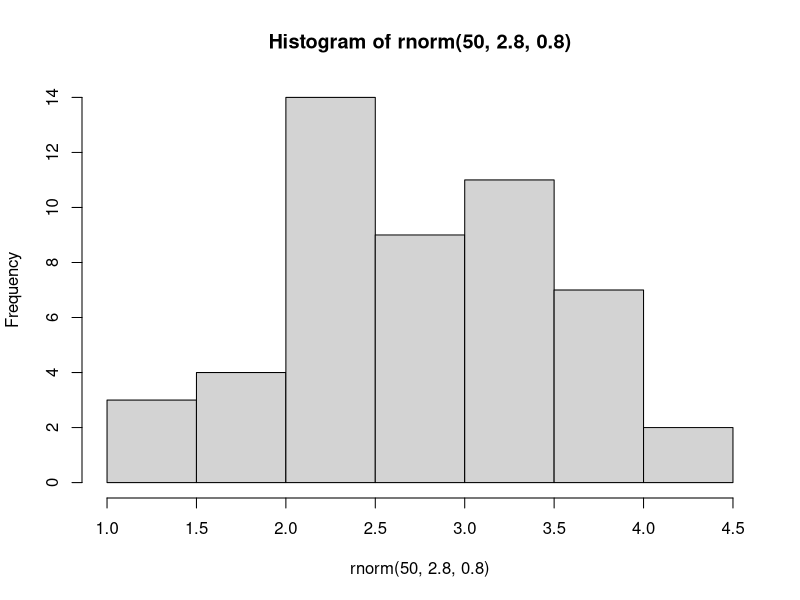
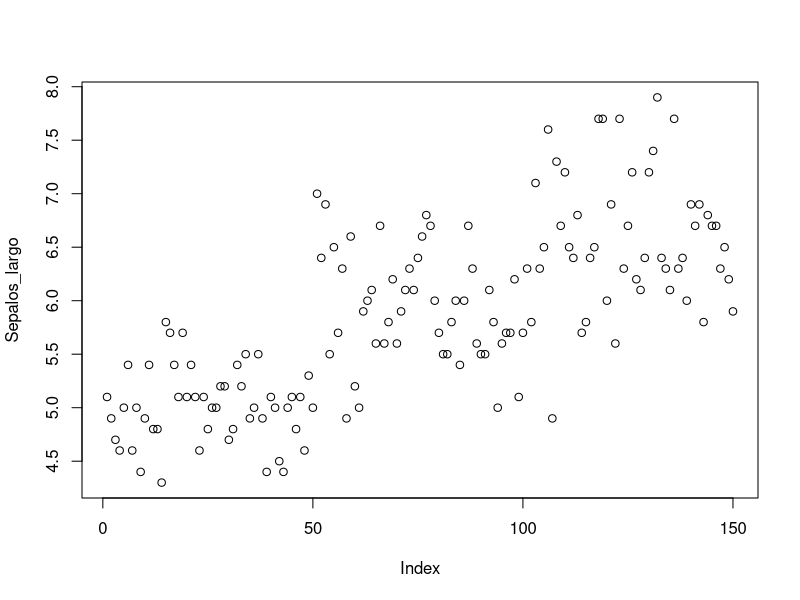
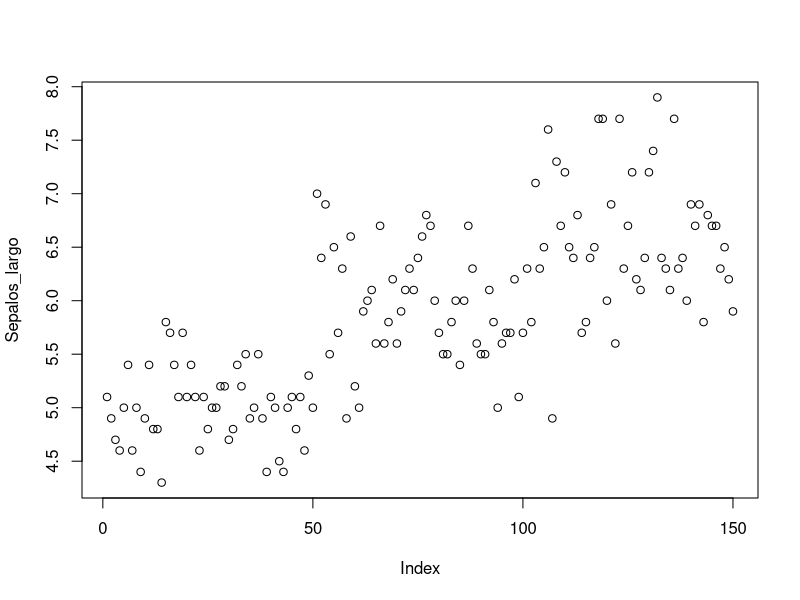
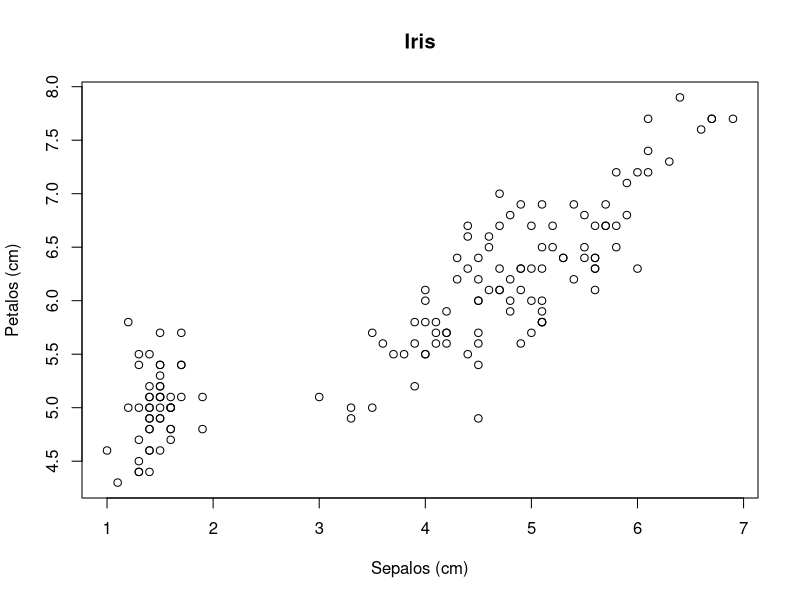
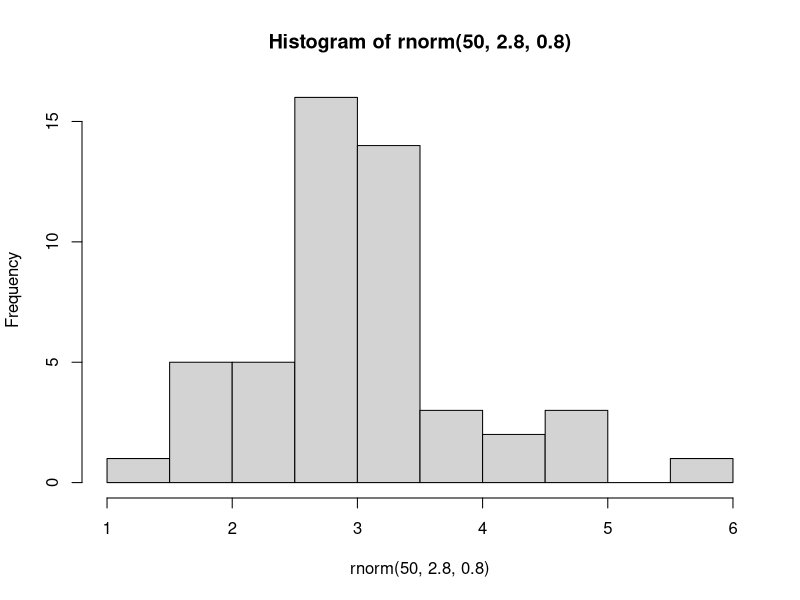
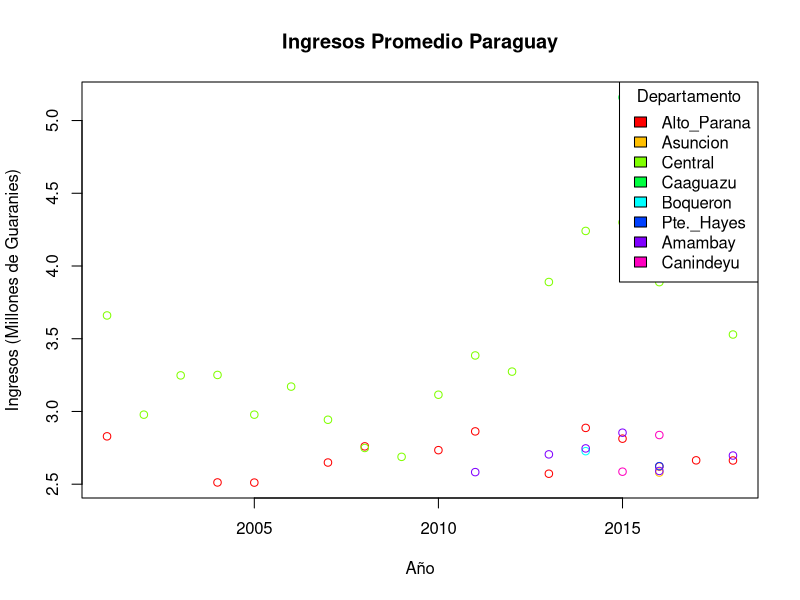

Reproduce these figures in R, in order.
## ---- chunk 1

###### Directorios de trabajo
setwd("~/Documents/GitHub/Intro_R_2023")  #Mac
getwd() #Donde estamos trabajando?

# Comentarios
# comentario

## ---- chunk 2

#install.packages("tidyverse")
#install.packages("dplyr")
library(tidyverse)
library(dplyr) 
#update.packages() #actualiza todos los paquetes que tengas instalados

## ---- chunk 3
?print()
?lm #Busqueda Simple
??lm #Busqueda Amplia 
## ---- chunk 4
variable <- 42
variable
## ---- chunk 5
a <- 10
b <- 3
suma <- a + b
resta <- a - b
multiplicacion <- a * b
division <- a / b

print(suma)
division
## ---- chunk 6
x <- 5
y <- 10
resultado <- x > y
print(resultado)
## ---- chunk 7
condicion1 <- TRUE
condicion2 <- FALSE
resultado <- condicion1 & condicion2
print(resultado)
## ---- chunk 8

## Recuerda que R es un lenguaje sensible a mayúsculas y minúsculas
(10 + 2) * 5
x <- (10 + 2) * 5  # <- es equivalente a =
x <- NA
x <- c(8,9,10,12,14,10,13,10,9)

print(x)

## ---- chunk 9
# Ejemplos de vectores
numeric_vector <- c(1.5, 2.3, 4.0)
entero_vector <- c(1, 2, 3)
logico_vector <- c(TRUE, FALSE, TRUE)
caracteres_vector <- c("uno", "dos", "tres")

## ---- chunk 10
peso <- c(60, 72, 57, 90, 95, 72) 
altura <- c(1.75, 1.80, 1.65, 1.90, 1.74, 1.91)
imc <- peso/altura^2

print(imc)
## ---- chunk 11
X <- matrix(c(1, 2, 3, 11, 12, 13), nrow=2, ncol=3, byrow=TRUE, 
            dimnames=list(c("fila1", "fila2"), c("C.1", "C.2", "C.3")))

X

X <- matrix(c(10, 10, 10, 10, 10, 10), nrow=2, ncol=3, byrow=TRUE, 
            dimnames=list(c("fila1", "fila2"), c("C.1", "C.2", "C.3")))

## ---- chunk 12
rownames(X) #nombre de filas
colnames(X) #nombre de columnas
nrow(X) #Numero de filas
ncol(X) #numero de columnas
dim(X) #dimensiones
t(X) #trasponer
## ---- chunk 13
C.4 <- c(100, 1000) #crear vector para 4ta columna 
X1 <- cbind(X, C.4) #Agregar 4ta columna a X
fila3 <- c(10, 100, 1000) #crear fila 3
X2 <- rbind(X, fila3) #agregar fila 3 a X

X2
## ---- chunk 14
#Donde se fue la Columna 4 (C.4)?
X2 <- rbind(X, fila3) #agregar fila 3 a X
fila3 <- c(10, 100, 1000, 10000) #crear fila 3
X3 <- rbind(X1, fila3) #agregar fila 3 a X

X3
## ---- chunk 15
## Lista (grupos de cualquier tipo de objeto R)

lista_ejemplo <- list(numeric_vector, entero_vector, logico_vector, caracteres_vector)


lista_ejemplo
lista_ejemplo[[4]]

## ---- chunk 16
# Ejemplo de data frame
data_frame_ejemplo <- data.frame(
  Nombre = c("Juan", "Maria", "Carlos"),
  Edad = c(25, 30, 22),
  Casado = c(FALSE, TRUE, FALSE)
)
data_frame_ejemplo
## ---- chunk 17

## Marco de datos (Data Frame)
data <- data.frame(alpha=1:3, 
                   beta=4:6, gamma=7:9)
names(data)[3] <- "tres"
data$tres <- NULL

# Reordenar marco de datos
data <- data.frame(id=1:3, peso=c(50, 90, 75), 
                   tamaño=c("pequeño", "grande", "mediano"))
data[c(1, 3, 2)]
data[c("tamaño", "id", "peso")]

## ---- chunk 18
x <- factor(c("alpha", "beta", "gamma", "alpha", "beta"))
levels(x) #Distintos Valores unicos que puede tomar un factor
levels(x)[levels(x)=="beta"] <- "dos" #cambiamos beta por dos
levels(x)[3] <- "tres"  #cambiamos el tercer nivel por tres
levels(x) <- c("uno", "dos", "tres") #cambiamos todos los niveles por el vector
## ---- chunk 19
# Convertir objetos
data <- as.matrix(data) #Para convertir en Matriz

data
## ---- chunk 20
# Convertir objetos
data

data_1 <- as.numeric(data) 
#Para convertir en Matriz

data_1 
#Que paso con nuestros datos? 

## ---- chunk 21
# Convertir objetos

typeof(data)

data[,3] <- c(1,3,2)

data

# Convertir toda la matriz a tipo numérico
data_numeric <- as.numeric(data)

# Remodelar la matriz a sus dimensiones originales
dim(data_numeric) <- dim(data)

data_numeric
## ---- chunk 22
x <- 1:20 #Creamos un Objeto
x[3] <- 100 #introducir 100 en el lugar 3

x

x[c(2, 4)] <- 111 #Introcir 111 en el lugar 2 y 4

x

#Que tipo de objeto es x?
## ---- chunk 23
iris
## ---- chunk 24
head(iris[3]) #columna 3
head(iris[c(1, 2)])
head(iris[1,]) #Numero de fila
head(iris[,4])#Datos en Columna 4
head(iris[15,3])  #Numero de fila y columna
## ---- chunk 25
Sepalos_largo <- iris$Sepal.Length #en cm
Petalos_largo <- iris$Petal.Length #en cm

#Selleccionar vectores
Sepalos_largo > 6
Sepalos_largo[Sepalos_largo > 6]

## ---- chunk 26
Petalos_largo[Petalos_largo > 5]
Petalos_largo[Sepalos_largo > 6 & Petalos_largo > 6]
Petalos_largo[Sepalos_largo > 6 & Petalos_largo > 6]
## ---- chunk 27
1:10
seq(from=1, to=10, by=1)
seq(1, 10, 1)
seq(length=9, from=1, to=5)
seq(1, 3, length=7)
c(1, 2, 3, 4, 5)
rep(1, 30)
rep(1:3, 10)

## ---- chunk 28

rnorm(50,2.8,0.8) #n = observaciones, mean = media, sd = desviacion standart

#https://www.tutorialspoint.com/r/r_normal_distribution.htm
## ---- chunk 29
hist(rnorm(50,2.8,0.8))
## ---- chunk 30

plot(Sepalos_largo)
## ---- chunk 31

plot(Sepalos_largo, type="p")

## ---- chunk 32
plot(Sepalos_largo~Petalos_largo, main="Iris", xlab="Sepalos (cm)", ylab="Petalos (cm)")

## ---- chunk 33
hist(rnorm(50,2.8,0.8))

## ---- chunk 34
# Instalar y cargar tidyverse
#install.packages("tidyverse")
library(tidyverse)

# Crear un data frame de ejemplo
data <- data.frame(
  ID = c(1, 2, 3, 4, 5),
  Nombre = c("Juan", "María", "Carlos", "Ana", "Pedro"),
  Edad = c(25, 30, 22, 28, 35)
)

## ---- chunk 35

# Filtrar personas mayores de 25 años y seleccionar solo las columnas de ID y Nombre
resultado <- data %>%
  filter(Edad > 25) %>%
  select(ID, Nombre)

# Imprimir el resultado
print(resultado)

#https://rpubs.com/paraneda/tidyverse
## ---- chunk 36
## La separación decimal en R es . y no ,
#Datos en Millones de Guaranies
Ingreso <- read.csv("Datos/IngresoPromPoblacion_py.csv")
Ingreso <- read.table("Datos/IngresoPromPoblacion_py.csv", header=T,
                    na.strings = "4/", sep= ";", check.names = FALSE)

Ingreso
## ---- chunk 37
#Cambiar a datos largos
dato_largo <- Ingreso %>%
  gather(key = "year", value = "Cantidad", -Departamento) %>%
  mutate(year = as.integer(year))

dato_largo
## ---- chunk 38
#Limpiar Datos
# Recortar espacios en blanco en columnas
dato_largo$Departamento <- str_trim(dato_largo$Departamento) 

# Reemplzar espacios en blanco en columnas
dato_largo$Departamento <- str_replace(dato_largo$Departamento, ' ', '_') 

# Reemplazar ciertos valores
any(is.na(dato_largo))  # Verificar valores faltantes (NAs)
#dato_largo[is.na(dato_largo)] <- 0  # Reemplazar NAs con 0s
## ---- chunk 39
# Agrupar los datos por departamento y encontrar el departamento con el mayor ingreso promedio
Mayor_Departamento <- dato_largo %>%
  group_by(Departamento) %>%
  summarize(Cantidad_total = mean(Cantidad, na.rm = TRUE)) %>%
  slice(which.max(Cantidad_total)) %>%
  ungroup()
## ---- chunk 40
# Agrupar los datos por departamento y encontrar el departamento con el mayor ingreso promedio
Mayor_Departamento <- dato_largo %>%
  group_by(Departamento) %>%
  summarize(Cantidad_total = mean(Cantidad, na.rm = TRUE)) %>%
  slice(which.max(Cantidad_total)) %>%
  ungroup()

Mayor_Departamento
## ---- chunk 41
#Departamentos con ingresos mayor a 2.5 luego del 2000
resultados <- dato_largo %>%
  filter(Cantidad > 2.5 & year > 2000) %>%
  select(Departamento, year, Cantidad)

resultados
## ---- chunk 42
# Crear una paleta de colores
colores <- rainbow(length(unique(resultados$Departamento)))

plot(resultados$Cantidad~resultados$year, col = colores[as.factor(resultados$Departamento)], main="Ingresos Promedio Paraguay", xlab="Año", ylab="Ingresos (Millones de Guaranies)")

legend("topright", legend = unique(resultados$Departamento), fill = colores, title = "Departamento")


## ---- chunk 43
#Seleccionar Solo datos de Itapua
dato_largo_itapua <- dato_largo[dato_largo$Departamento == "Itapua", ]
Ingreso_Promedio_itapua <-  dato_largo_itapua$Cantidad

#Seleccionar Solo datos de Itapua
dato_largo_Boqueron <- dato_largo[dato_largo$Departamento == "Boqueron", ]
Ingreso_Promedio_Boqueron <-  dato_largo_Boqueron$Cantidad
